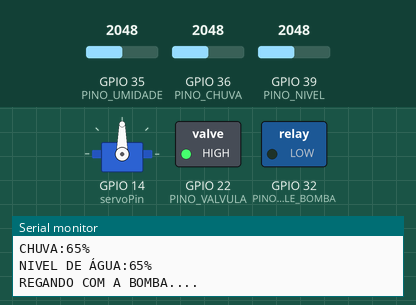
Recording of a sketch running on a simulated ESP32. On the bench: servo, switched loads named in the sketch (green lamp = pin HIGH), the last lines printed to the serial monitor. The test bench sets the inputs (shaded band); at power-on: GPIO 39 (PINO_NIVEL) = 2048, GPIO 35 (PINO_UMIDADE) = 2048, GPIO 36 (PINO_CHUVA) = 2048. WiFi joins after 1.5 s; servers stay silent unless stated; no MQTT or app messages arrive unless stated.

Above: at 2.7 s.
2.8 s: GPIO 39 (PINO_NIVEL) set to 2790
8.0 s: GPIO 39 (PINO_NIVEL) set to 2850
At 9.7 s:
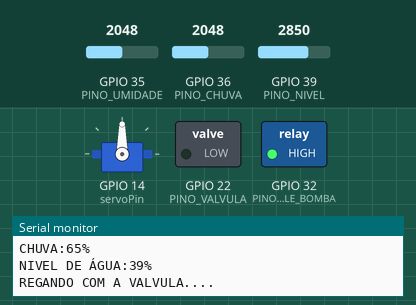
10.5 s: GPIO 35 (PINO_UMIDADE) set to 1975
12.7 s: GPIO 35 (PINO_UMIDADE) set to 1855
At 15.0 s:
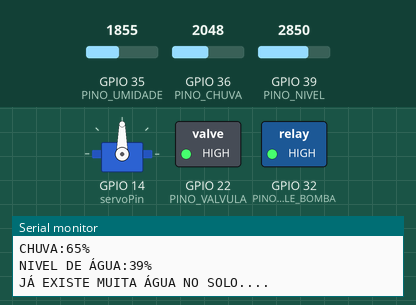
15.5 s: GPIO 36 (PINO_CHUVA) set to 2760
17.0 s: GPIO 36 (PINO_CHUVA) set to 2860
At 18.6 s:
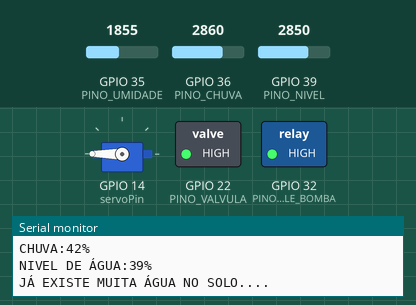
Timing chart, 0 to 20.0 s (numbered marks = the images above; inputs shaded):
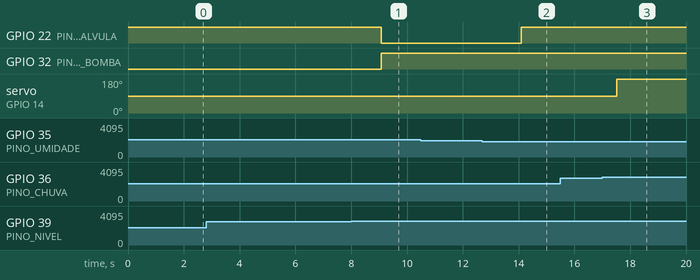

The sketch:

mgi-final.ino
```cpp
#if CONFIG_FREERTOS_UNICORE
#define ARDUINO_RUNNING_CORE 0
#else
#define ARDUINO_RUNNING_CORE 1
#endif

// Includes Iniciais
#include <arduino.h>
#include <WiFi.h>
#include <PubSubClient.h>
#include <driver/adc.h>
#include <esp_adc_cal.h>
#include <freertos/FreeRTOS.h>
#include <freertos/task.h>
#include <freertos/semphr.h>
#include <esp_err.h>
#include <esp_log.h>
#include <Servo_ESP32.h>
// VARIAVEIS DE OBJETOS GLOBAIS
xSemaphoreHandle xmutex;
// ANALOGICOS ESP32 ( de 25 a 27 e 32 a 35 ok )
const int PINO_UMIDADE = 35; // Sensor umidade
const int PINO_RELE_BOMBA =  32; // Pino da bomba que rega
// DIGITAIS ESP32
const int PINO_VALVULA = 22; // Pino da Valvula que Rega
const int PINO_NIVEL = 39;
const int servoPin = 14;
const int PINO_CHUVA = 36;
Servo_ESP32 servo1;

//TOPICOS MQTT
#define TOPICO_PUBLISH_UMIDADE "se_mgi_sensorUmidade"
#define TOPICO_PUBLISH_VALVULA "se_mgi_sensorValvula"
#define TOPICO_PUBLISH_RESERVATORIO "se_mgi_reservatorio"
#define TOPICO_PUBLISH_REGANDO "se_mgi_regando"
#define ID_MQTT  "se_mgi_trabalho_2022"     //id mqtt (para identificar sessao)

//definicoes wifi
#define WIFINOME "#"
#define WIFISENHA "#"

const char* SSID     = WIFINOME; // SSID / nome da rede WI-FI que deseja se conectar
const char* PASSWORD = WIFISENHA; // Senha da rede WI-FI que deseja se conectar

const char* BROKER_MQTT = "test.mosquitto.org";
int BROKER_PORT = 1883; // Porta do Broker MQTT

// OBJETOS GLOBAIS
WiFiClient espClient; // Cria o objeto espClient
PubSubClient MQTT(espClient); // Instancia o Cliente MQTT passando o objeto espClient
const int tempoRega = 5; //tempo em segundos de delay para regar
const int limiarSeco = 70; //limiar de umidade para regar
int umidade = 0; //recebe umidade
int chuva =0;
int nivel = 0;
int grau = 0;// grau do servo
int leitura = 0;// leitura do grau do servo

/* Prototypes */
void initWiFi(void);
void initMQTT(void);
void mqtt_callback(char* topic, byte* payload, unsigned int length);
void reconnectMQTT(void);
void reconnectWiFi(void);
void VerificaConexoesWiFIEMQTT(void);


// define two tasks for Blink & AnalogRead
void TaskHorta( void *pvParameters );
void TaskComporta( void *pvParameters );


// the setup function runs once when you press reset or power the board
void setup() {
    //Serial.begin(9600);
  Serial.begin(115200);
  // inicializa valvula
  pinMode(PINO_VALVULA, OUTPUT); // configurar valvula
  digitalWrite(PINO_VALVULA, HIGH); // desliga valvula

  // inicializa umidade
  pinMode(PINO_UMIDADE, INPUT);

  //inicializa sensor de chuva
   pinMode(PINO_CHUVA, INPUT);

    // inicializa nivel de agua
  pinMode(PINO_NIVEL, INPUT);

  //inicializa bomba
  pinMode(PINO_RELE_BOMBA, OUTPUT );
  digitalWrite(PINO_VALVULA, HIGH);

  //inicializa o servo motor
  servo1.attach(servoPin);

  //Inicializa a conexao wi-fi
  initWiFi();

  //Inicializa a conexao ao broker MQTT
  initMQTT();
  xmutex = xSemaphoreCreateMutex();
  // Now set up two tasks to run independently.
  xTaskCreatePinnedToCore(
    TaskHorta
    ,  "TaskBlink"   // A name just for humans
    ,  4096  // This stack size can be checked & adjusted by reading the Stack Highwater
    ,  NULL
    ,  2  // Priority, with 3 (configMAX_PRIORITIES - 1) being the highest, and 0 being the lowest.
    ,  NULL
    ,  ARDUINO_RUNNING_CORE);

  xTaskCreatePinnedToCore(
    TaskComporta
    ,  "AnalogReadA3"
    ,  2048  // Stack size
    ,  NULL
    ,  1  // Priority
    ,  NULL
    ,  ARDUINO_RUNNING_CORE);

  // Now the task scheduler, which takes over control of scheduling individual tasks, is automatically started.
}

void loop()
{
  // Empty. Things are done in Tasks.
}

/*--------------------------------------------------*/
/*---------------------- Tasks ---------------------*/
/*--------------------------------------------------*/

void TaskHorta(void *pvParameters)  // This is a task.
{
  (void) pvParameters;

  for (;;) // A Task shall never return or exit.
  {
      //garante funcionamento do WiFi e ao broker MQTT
  if(xSemaphoreTake(xmutex,1500)){
    VerificaConexoesWiFIEMQTT();
    }
    else{
      Serial.print("não conectou");
      }


  //recebe os valores em string dos sensores.
  char umidade_str[10] = {0};
  char nivel_str[10] = {0};
  char chuva_str[10] = {0};

  // ler umidade
  umidade = analogRead(PINO_UMIDADE);
  // ler nivel
  nivel = analogRead(PINO_NIVEL);

  //ler chuva (usado como um nivel 2)
  chuva = analogRead(PINO_CHUVA);

  //sprintf(umidade_str, "%d", umidade);

  Serial.print("UMIDADE:");
   umidade = map(umidade, 4095, 978, 0, 100);
  Serial.print(umidade);
  Serial.println("%");

  //sprintf(chuva_str, "%d", chuva);
  sprintf(chuva_str, "%d", chuva);
  Serial.print("CHUVA:");
  chuva = map(chuva, 4095, 978, 0, 100);
  Serial.print(chuva);
  Serial.println("%");

  sprintf(nivel_str, "%d", nivel);
   nivel = map(nivel, 4095, 978, 0, 100);
  Serial.print("NIVEL DE ÁGUA:");
  Serial.print(nivel);
  Serial.println("%");

  // formata como string, buga no simulador
  //transforma o valor umidade em string enviavel pelo mqtt
  sprintf(umidade_str, "%d", umidade);
  // formata como string
  sprintf(chuva_str, "%d", chuva);
  // formata como string
 sprintf(nivel_str, "%d", nivel);


  /* ANALISE TEMPERATURA E UMIDADE */
  if(umidade < limiarSeco) {
    if(nivel > 40){
        //liga a bomba de agua
        digitalWrite(PINO_RELE_BOMBA, LOW); //liga a bomba
        digitalWrite(PINO_VALVULA, HIGH); //desliga a valvula
        Serial.println("REGANDO COM A BOMBA....");
        MQTT.publish(TOPICO_PUBLISH_REGANDO, "BOMBA");
      }
     else{
      //liga a valvula
        digitalWrite(PINO_VALVULA, LOW); //liga a valvula
        digitalWrite(PINO_RELE_BOMBA, HIGH); //desliga a bomba
        Serial.println("REGANDO COM A VALVULA....");
        MQTT.publish(TOPICO_PUBLISH_REGANDO, "VALVULA"); //publica no topico que a valvula foi aberta
      }
  }
  else {
    digitalWrite(PINO_VALVULA, HIGH); //desliga a valvula
    digitalWrite(PINO_RELE_BOMBA, HIGH); //desliga a bomba
    Serial.println("JÁ EXISTE MUITA ÁGUA NO SOLO....");
    MQTT.publish(TOPICO_PUBLISH_REGANDO, "NÃO"); //publica no topico que o solo encharcado
    // Espera o tempo estipulado
  }

  //Envia os dados para o MQTT
  if(nivel > 40 || chuva > 40){
    if(chuva > 40){
       MQTT.publish(TOPICO_PUBLISH_RESERVATORIO, "CHEIO");
      }
    else{
      MQTT.publish(TOPICO_PUBLISH_RESERVATORIO, "MÉDIO");
      }
    }
  else{
    MQTT.publish(TOPICO_PUBLISH_RESERVATORIO, "VAZIO");
     }

  MQTT.publish(TOPICO_PUBLISH_UMIDADE, umidade_str,"%");
  //keep-alive da comunicacao com broker MQTT
  MQTT.loop();
    vTaskDelay(1000);  // one tick delay (15ms) in between reads for stability
  }
}

void TaskComporta(void *pvParameters)  // This is a task.
{
  (void) pvParameters;

  for (;;)
  {
  char chuva_str[10] = {0};
  chuva = analogRead(PINO_CHUVA);
  //sprintf(chuva_str, "%d", chuva);
  sprintf(chuva_str, "%d", chuva);
  chuva = map(chuva, 4095, 978, 0, 100);
    /* ANALISE DO SERVO*/
  //caso o reservatório esteja cheio
  leitura = servo1.read();
  if(chuva > 40){
      if(leitura != 90) {
       servo1.write(90);
     }
   }
   //caso o reservatório não esteja cheio
   else{
    if(leitura != 180){
        servo1.write(180);
      }
    }
    vTaskDelay(1000);  // one tick delay (15ms) in between reads for stability
  }
}
/*####################################################################################################################################################################################################*/
//CONECTAR A REDE WIFI
void initWiFi(void)
{
  delay(10);
  Serial.println("------Conexao WI-FI------");
  Serial.print("Conectando-se na rede: ");
  Serial.println(SSID);
  Serial.println("Aguarde");

  reconnectWiFi();
}
//INICIA COISAS DO MQTT
void initMQTT(void)
{
  MQTT.setServer(BROKER_MQTT, BROKER_PORT);   //informa qual broker e porta deve ser conectado
  MQTT.setCallback(mqtt_callback);            //atribui função de callback (função chamada quando qualquer informação de um dos tópicos subescritos chega)
}
//FUNCAO CHAMADA TODA VEZ QUE ALGO CHEGA CALLBACK
void mqtt_callback(char* topic, byte* payload, unsigned int length)
{
  String msg;
  /* obtem a string do payload recebido */
  for (int i = 0; i < length; i++)
  {
    char c = (char)payload[i];
    msg += c;
  }
  Serial.print("Chegou a seguinte string via MQTT: ");
  Serial.println(msg);
  /* toma ação dependendo da string recebida */
  if (msg.equals("L"))
  {
    Serial.println("Se isso aparecer deu algum erro nao era pra aparecer");
  }

  if (msg.equals("D"))
  {
    Serial.println("Se isso aparecer deu algum erro nao era pra aparecer");
  }
}
//FUNCAO DE RECONEXAO AO MQTT
void reconnectMQTT(void)
{
  while (!MQTT.connected())
  {
    Serial.print("* Tentando se conectar ao Broker MQTT: ");
    Serial.println(BROKER_MQTT);
    if (MQTT.connect(ID_MQTT))
    {
      Serial.println("Conectado com sucesso ao broker MQTT!");

    }
    else
    {
      Serial.println("Falha ao reconectar no broker.");
      Serial.println("Havera nova tentativa de conexao em 2s");
      delay(2000);
    }
  }
}
//FUNCAO QUE VERIFICA ESTADO DE CONEXAO E RECONECTA SE NECESSARIO
void VerificaConexoesWiFIEMQTT(void)
{
  if (!MQTT.connected())
    reconnectMQTT(); //se n h conexão com o Broker, a conexo refeita

  reconnectWiFi(); //se no h conexo com o WiFI, a conexo refeita
}
//FUNCAO DE RECONEXAO COM O WIFI
void reconnectWiFi(void)
{
  //se ja esta conectado a rede WI-FI, nada feito.
  //Caso contrário, sao efetuadas tentativas de conexao
  if (WiFi.status() == WL_CONNECTED)
    return;

  WiFi.begin(SSID, PASSWORD); // Conecta na rede WI-FI

  while (WiFi.status() != WL_CONNECTED)
  {
    delay(100);
    Serial.print(".");
  }

  Serial.println();
  Serial.print("Conectado com sucesso na rede ");
  Serial.print(SSID);
  Serial.println("\nIP obtido: ");
  Serial.println(WiFi.localIP());
}
```

Measured:
- the behaviour switches between 2817 and 2818 on GPIO 39 (PINO_NIVEL) (found by bisection; images 0 and 1)
- the behaviour switches between 1914 and 1913 on GPIO 35 (PINO_UMIDADE) (found by bisection; images 1 and 2)
- the behaviour switches between 2817 and 2818 on GPIO 36 (PINO_CHUVA) (found by bisection; images 2 and 3)
- after the input at 8.0 s, GPIO 22 (PINO_VALVULA): HIGH → LOW after 1.1 s; GPIO 32 (PINO_RELE_BOMBA): LOW → HIGH after 1.1 s
- after the input at 12.7 s, GPIO 22 (PINO_VALVULA): LOW → HIGH after 1.4 s
- after the input at 17.0 s, servo on GPIO 14 (servoPin): 90° → 180° after 0.52 s
